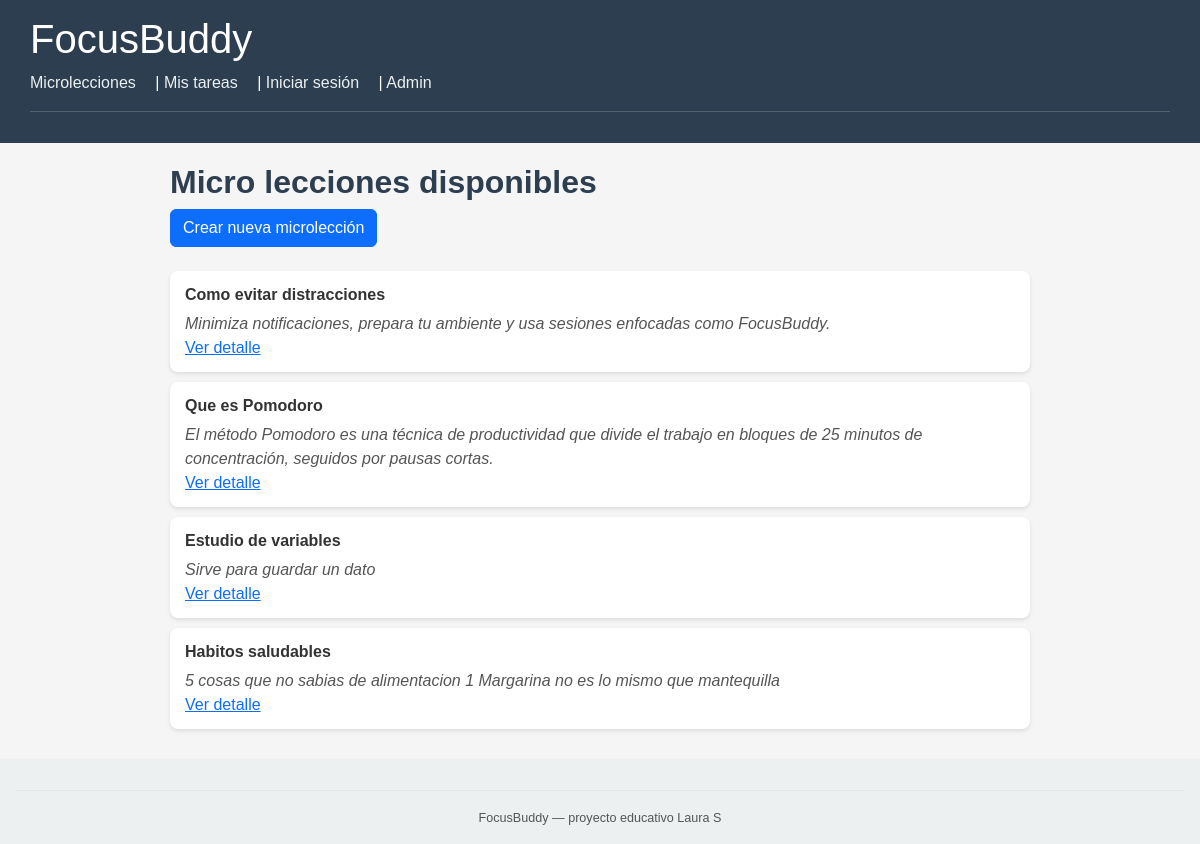
Page /microlecciones/ on the earlier database version.
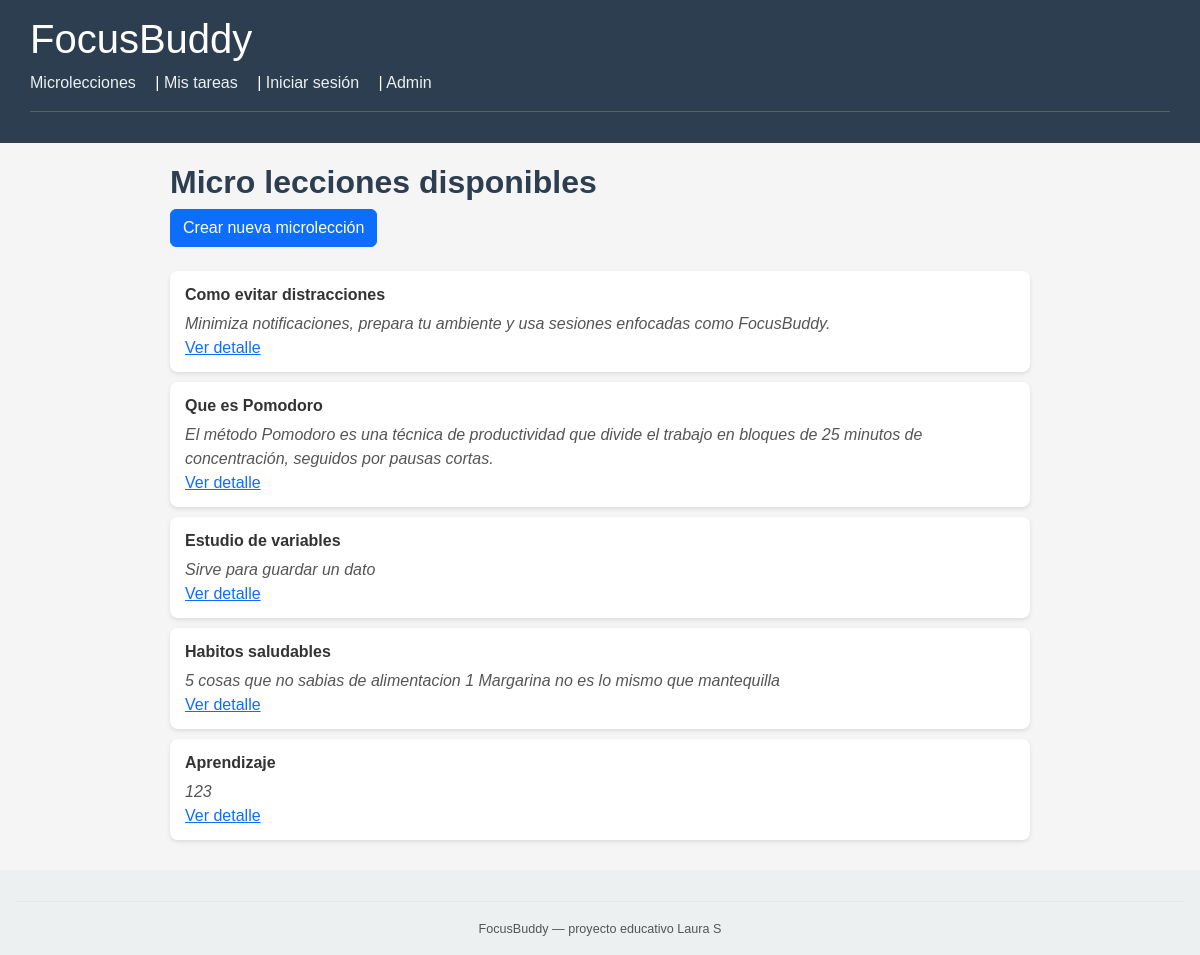
Same page on the later database version.
### core/models.py (models this page shows, shortened)
class MicroLeccion(models.Model):
    titulo = models.CharField(max_length=200)
    contenido = models.TextField()
    duracion_estimada = models.PositiveIntegerField(default=5)
    creada_en = models.DateTimeField(auto_now_add=True)

### core/views.py (the view)
# urls.py: path('microlecciones/', views.microlecciones_index, name='microlecciones_index'),
def microlecciones_index(request):
    lecciones = MicroLeccion.objects.all()
    return render(request, "core/microlecciones_index.html", {"lecciones": lecciones})

### core/templates/core/microlecciones_index.html
{% extends "core/base.html" %}
{% block content %}
<h2>Micro lecciones disponibles</h2>
<a href="{% url 'core:microleccion_crear' %}" class="btn btn-primary"> Crear nueva microlección</a>
<br>
<br>
<ul>
  {% for l in lecciones %}
    <li style="margin-bottom: 10px;">
      <strong>{{ l.titulo }}</strong><br>
      <p>{{ l.contenido|truncatewords:30 }}</p>
      <a href="{% url 'core:microleccion_detalle' l.id %}">Ver detalle</a>
    </li>
  {% empty %}
    <li>No hay microlecciones disponibles.</li>
  {% endfor %}
</ul>
{% endblock %}

Differences in the rows shown:
added MicroLeccion: titulo "Aprendizaje", contenido "123"
